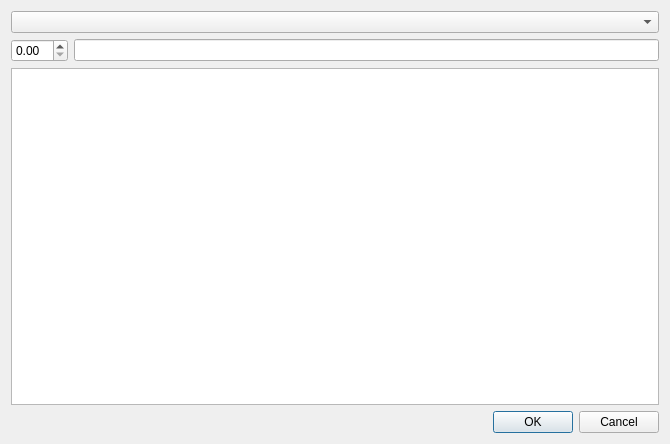
<?xml version="1.0" encoding="UTF-8"?>
<ui version="4.0">
 <class>Dialog</class>
 <widget class="QDialog" name="Dialog">
  <property name="geometry">
   <rect>
    <x>0</x>
    <y>0</y>
    <width>670</width>
    <height>444</height>
   </rect>
  </property>
  <property name="windowTitle">
   <string>Income/Outcome</string>
  </property>
  <layout class="QVBoxLayout" name="verticalLayout">
   <item>
    <widget class="QComboBox" name="comboBox"/>
   </item>
   <item>
    <layout class="QHBoxLayout" name="horizontalLayout">
     <item>
      <widget class="QDoubleSpinBox" name="doubleSpinBox"/>
     </item>
     <item>
      <widget class="QLineEdit" name="lineEdit">
       <property name="minimumSize">
        <size>
         <width>460</width>
         <height>0</height>
        </size>
       </property>
      </widget>
     </item>
    </layout>
   </item>
   <item>
    <widget class="QTableView" name="budget_table"/>
   </item>
   <item>
    <widget class="QDialogButtonBox" name="buttonBox">
     <property name="orientation">
      <enum>Qt::Horizontal</enum>
     </property>
     <property name="standardButtons">
      <set>QDialogButtonBox::Cancel|QDialogButtonBox::Ok</set>
     </property>
    </widget>
   </item>
  </layout>
 </widget>
 <resources/>
 <connections>
  <connection>
   <sender>buttonBox</sender>
   <signal>accepted()</signal>
   <receiver>Dialog</receiver>
   <slot>accept()</slot>
   <hints>
    <hint type="sourcelabel">
     <x>248</x>
     <y>254</y>
    </hint>
    <hint type="destinationlabel">
     <x>157</x>
     <y>274</y>
    </hint>
   </hints>
  </connection>
  <connection>
   <sender>buttonBox</sender>
   <signal>rejected()</signal>
   <receiver>Dialog</receiver>
   <slot>reject()</slot>
   <hints>
    <hint type="sourcelabel">
     <x>316</x>
     <y>260</y>
    </hint>
    <hint type="destinationlabel">
     <x>286</x>
     <y>274</y>
    </hint>
   </hints>
  </connection>
 </connections>
</ui>
